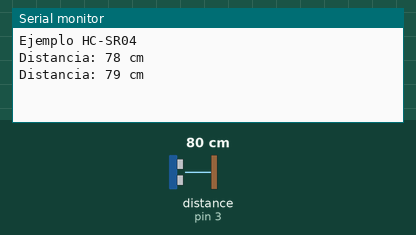
Simulated run of this sketch. Board: Arduino Uno, built with avr-gcc and run on an emulated ATmega328P. Shown: the last lines printed to the serial monitor. Wiring (inferred from the names in the program): ultrasonic range finder: trigger pin 2; echo pin 3. The test bench sets the inputs (shaded band); at power-on: distance to the obstacle (sensor on pin 3) 80 cm. The echo pulse lasts 58.3 µs per cm.

Above: at 1.8 s.
1.9 s: distance to the obstacle (sensor on pin 3) set to 2 cm
At 2.5 s:
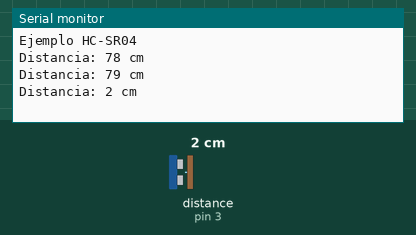
3.4 s: distance to the obstacle (sensor on pin 3) set to 4 cm
At 4.8 s:
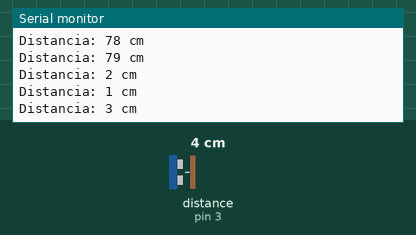
Timing chart, 0 to 6.4 s (numbered marks = the images above; inputs shaded):
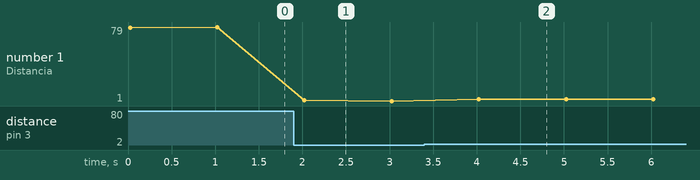

The sketch:

HC-SR04.ino
```cpp
#define TRIGGER 2    //Pin digital 2 para el TRIGGER del sensor
#define ECHO 3       //Pin digital 3 para el ECHO del sensor
long tiempo;         //timepo que demora en llegar el eco
long distancia;      //distancia en centimetros

#define BAUDIOS 9600

void setup() {
  Serial.begin(BAUDIOS);         //iniciailzamos la comunicación
  delay(10);
  Serial.println("Ejemplo HC-SR04");
  pinMode(TRIGGER, OUTPUT);   //pin como salida
  pinMode(ECHO, INPUT);       //pin como entrada
  digitalWrite(TRIGGER, LOW); //Inicializamos el pin con 0
}

void loop()
{
  digitalWrite(TRIGGER, HIGH);
  delayMicroseconds(10);        //Enviamos un pulso de 10us
  digitalWrite(TRIGGER, LOW);

  tiempo = pulseIn(ECHO, HIGH); //obtenemos el ancho del pulso
  distancia = tiempo / 59;      //escalamos el tiempo a una distancia en cm

  Serial.print("Distancia: ");
  Serial.print(distancia);      //Enviamos serialmente el valor de la distancia
  Serial.println(" cm");
  delay(1000);                  //Hacemos una pausa de 1seg
}
```

Measured:
- after the input at 1.9 s, the serial monitor: prints a new line after 0.12 s (image 1)
- after the input at 3.4 s, the serial monitor: prints a new line after 0.62 s (image 2)
- plotted number 1: 79 → 1 after the input at 1.9 s, 1 → 3 after the input at 3.4 s
